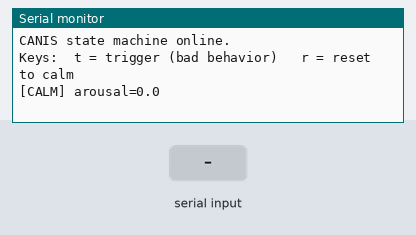
Simulated run of this sketch. Board: ESP32. On the bench: the last lines printed to the serial monitor. The inputs (shaded band) are chosen by the test bench.

Above: at 1.5 s.
1.6 s: "t" received over Serial
At 1.87 s:
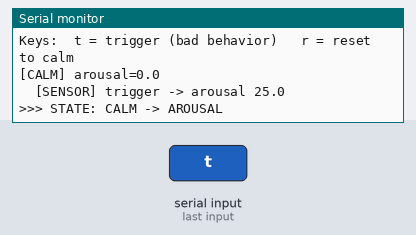
3.1 s: "r" received over Serial
At 3.9 s:
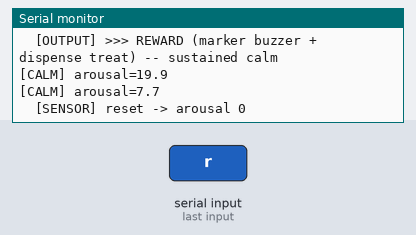
Timing chart, 0 to 6.1 s (numbered marks = the images above; inputs shaded):
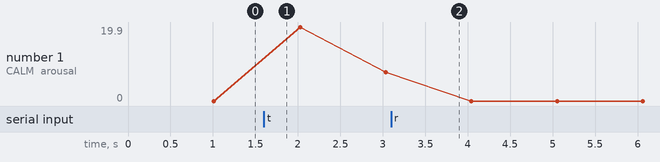

Measured:
- after the input at 1.6 s, the serial monitor: prints a new line at once (image 1)
- after the input at 3.1 s, the serial monitor: prints a new line at once (image 2)
- plotted number 1: 0 → 7.7 after the input at 1.6 s

The sketch:

State_Machine_CANIS.ino
```cpp
/*
  CANIS - State Machine Skeleton (ESP32)
  ---------------------------------------
  Pure logic. No sensors or actuators wired yet - every action is a
  Serial.print placeholder. Debug the brain before anything is attached.

  Serial Monitor @ 115200 baud:
    t  = simulate a bad-behavior detection (PIR/ultrasonic hit) -> bumps arousal
    r  = reset arousal to 0 (everything went quiet)

  Tap 't' a few times to climb CALM -> AROUSAL -> CORRECTION, then stop
  and watch it decay back down. The drop into CALM = "dog left the zone" = reward.
*/

// ---------- Tunables (ALL empirical - tune against real Shifu later) ----------
const float AROUSAL_MAX      = 100.0;   // ceiling
const float DECAY_PER_SEC    = 12.0;    // how fast arousal bleeds off when quiet
const float TRIGGER_BUMP     = 25.0;    // how much one detection adds

const float AROUSAL_ENTER    = 20.0;    // CALM -> AROUSAL above this
const float CORRECTION_ENTER = 70.0;    // AROUSAL -> CORRECTION above this

const unsigned long CALM_REWARD_MS = 15000;  // reward interval for sustained calm

// ---------- State ----------
enum State { CALM, AROUSAL, CORRECTION };
State state = CALM, prevState = CALM;

float arousal = 0.0;
unsigned long lastTick = 0, calmSince = 0, lastCalmReward = 0;
unsigned long lastCorrectionAction = 0, lastLog = 0;

void setup() {
  Serial.begin(115200);
  delay(300);
  Serial.println("\nCANIS state machine online.");
  Serial.println("Keys:  t = trigger (bad behavior)   r = reset to calm\n");
  lastTick = millis();
  calmSince = millis();
}

void loop() {
  unsigned long now = millis();
  float dt = (now - lastTick) / 1000.0;   // seconds since last loop
  lastTick = now;

  handleInput();          // test keys -> may bump arousal (stands in for sensors)
  decayArousal(dt);       // bleed arousal toward 0
  updateState();          // recompute state + handle transitions
  runStateBehavior(now);  // act on current state
  logStatus(now);         // 1 Hz heartbeat

  delay(20);              // ~50 Hz loop; plenty for logic testing
}

// ---------- Inputs (placeholder for real sensors - see Phase 4) ----------
void handleInput() {
  while (Serial.available()) {
    char c = Serial.read();
    if (c == 't') {
      arousal += TRIGGER_BUMP;
      if (arousal > AROUSAL_MAX) arousal = AROUSAL_MAX;
      Serial.print("  [SENSOR] trigger -> arousal "); Serial.println(arousal, 1);
    } else if (c == 'r') {
      arousal = 0;
      Serial.println("  [SENSOR] reset -> arousal 0");
    }
  }
  // LATER: replace with confirmed PIR/ultrasonic reads (require N consecutive
  // positives before bumping, so curtains/fans/shadows don't false-trigger).
}

void decayArousal(float dt) {
  arousal -= DECAY_PER_SEC * dt;
  if (arousal < 0) arousal = 0;
}

void updateState() {
  prevState = state;

  if      (arousal >= CORRECTION_ENTER) state = CORRECTION;
  else if (arousal >= AROUSAL_ENTER)    state = AROUSAL;
  else                                  state = CALM;

  if (state != prevState) {
    Serial.print(">>> STATE: ");
    Serial.print(name(prevState)); Serial.print(" -> "); Serial.println(name(state));

    // Core of the design: dropping back into CALM means the dog disengaged /
    // left the zone. Reward LEAVING - never punish entering.
    if (state == CALM && (prevState == AROUSAL || prevState == CORRECTION)) {
      reward("settled / left zone");
      lastCalmReward = millis();
    }
    if (state == CALM) calmSince = millis();
  }
}

void runStateBehavior(unsigned long now) {
  switch (state) {
    case CALM:
      // Baseline reinforcement for staying calm.
      if (now - calmSince >= CALM_REWARD_MS && now - lastCalmReward >= CALM_REWARD_MS) {
        reward("sustained calm");
        lastCalmReward = now;
      }
      break;

    case AROUSAL:
      // Watch-and-wait. No intervention - just monitoring which way it goes.
      break;

    case CORRECTION:
      // Bad behavior confirmed. Intervene at intervals to get attention so the
      // dog can disengage; the settle-back into CALM is what gets rewarded.
      if (now - lastCorrectionAction >= 2000) {  // every 2s, not every loop
        lastCorrectionAction = now;
        Serial.println("  [OUTPUT] would arm marker buzzer + orient toward zone");
        // LATER: real buzzer + move-toward-zone command over serial / ESP-NOW.
      }
      break;
  }
}

void reward(const char* why) {
  Serial.print("  [OUTPUT] >>> REWARD (marker buzzer + dispense treat) -- ");
  Serial.println(why);
  // LATER: send DISPENSE to the Arduino + fire the marker buzzer.
}

void logStatus(unsigned long now) {
  if (now - lastLog >= 1000) {
    lastLog = now;
    Serial.print("["); Serial.print(name(state));
    Serial.print("] arousal="); Serial.println(arousal, 1);
  }
}

const char* name(State s) {
  switch (s) { case CALM: return "CALM"; case AROUSAL: return "AROUSAL"; case CORRECTION: return "CORRECTION"; }
  return "?";
}
```
